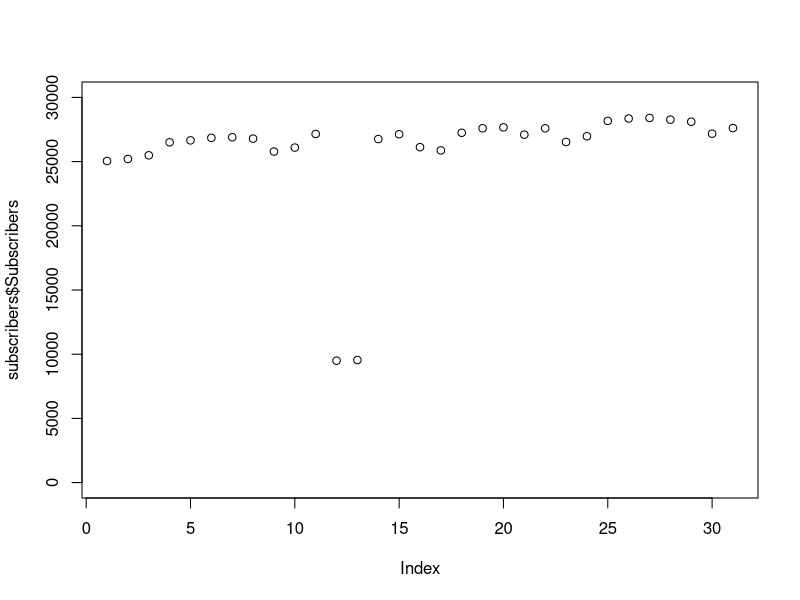
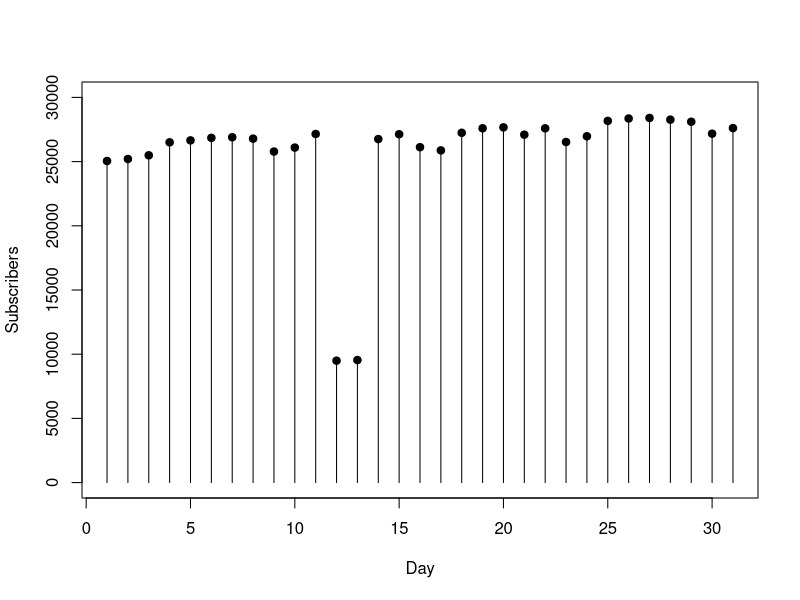

R code for these plots, in order:
setwd("C:/Users/wuf2/Documents/GitHub/note-on-visualize-this/ch04-flowingdata_subscribers")
subscribers <- read.csv("flowingdata_subscribers.csv", sep=",", header=TRUE)

plot(subscribers$Subscribers, type="p", ylim=c(0, 30000))

plot(subscribers$Subscribers, type="h", ylim=c(0, 30000),
  xlab="Day", ylab="Subscribers")
points(subscribers$Subscribers, pch=19, col="black")